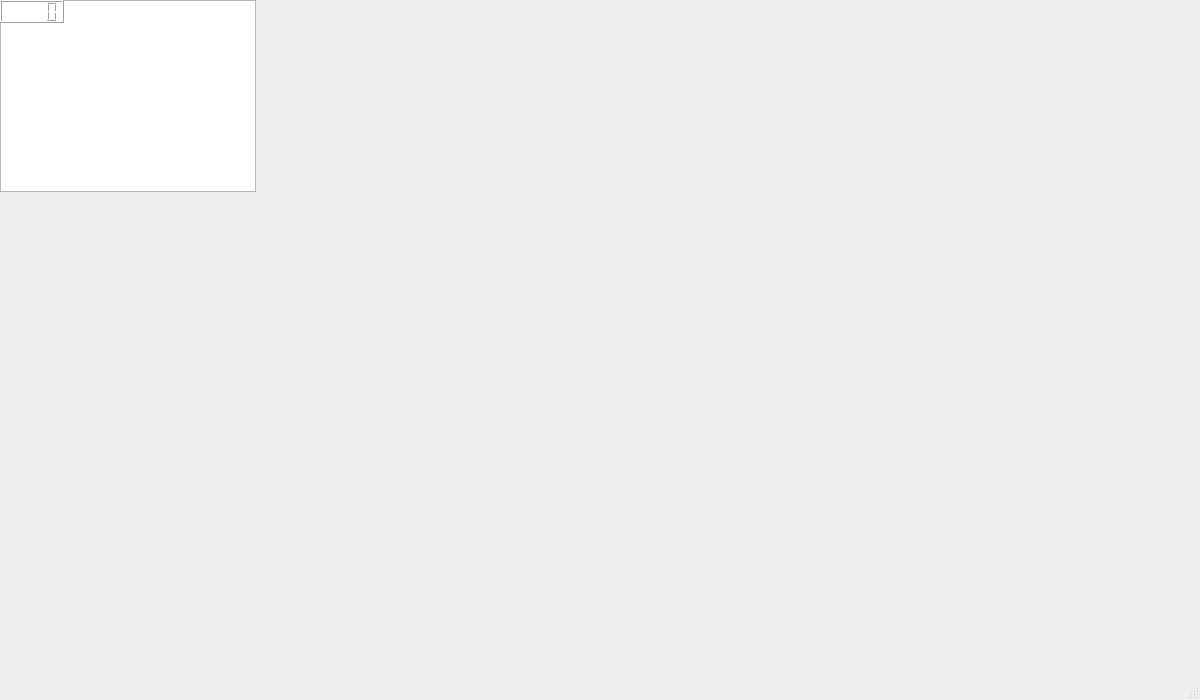
<?xml version="1.0" encoding="UTF-8"?>
<!-- NOTE: This .ui file is kept for reference only. The runtime layout in
     ui_generated.py uses QVBoxLayout/QHBoxLayout and diverges from this file.
     Do NOT regenerate ui_generated.py with pyuic6 without reapplying layout changes. -->
<ui version="4.0">
 <class>ThinkSeedDemo</class>
 <widget class="QMainWindow" name="ThinkSeedDemo">
  <property name="geometry">
   <rect>
    <x>0</x>
    <y>0</y>
    <width>1200</width>
    <height>700</height>
   </rect>
  </property>
  <property name="windowTitle">
   <string>ThinkSeed CPD Demo</string>
  </property>
  <widget class="QWidget" name="centralwidget">
   <widget class="QLabel" name="label">
    <property name="text">
     <string/>
    </property>
    <property name="pixmap">
     <pixmap>resources/car_empty.png</pixmap>
    </property>
    <property name="scaledContents">
     <bool>true</bool>
    </property>
   </widget>
   <widget class="QLabel" name="label_2">
    <property name="text">
     <string/>
    </property>
    <property name="pixmap">
     <pixmap>resources/tss_logo.webp</pixmap>
    </property>
    <property name="scaledContents">
     <bool>true</bool>
    </property>
   </widget>
   <widget class="QPushButton" name="LockButton">
    <property name="font">
     <font>
      <pointsize>11</pointsize>
      <weight>75</weight>
      <bold>true</bold>
     </font>
    </property>
    <property name="text">
     <string>🔓 Door Unlocked</string>
    </property>
   </widget>
   <widget class="QTextBrowser" name="alertBox">
    <property name="font">
     <font>
      <pointsize>14</pointsize>
      <weight>75</weight>
      <bold>true</bold>
     </font>
    </property>
    <property name="autoFillBackground">
     <bool>false</bool>
    </property>
    <property name="frameShadow">
     <enum>QFrame::Plain</enum>
    </property>
    <property name="acceptRichText">
     <bool>true</bool>
    </property>
   </widget>
   <widget class="QLabel" name="header">
    <property name="font">
     <font>
      <pointsize>16</pointsize>
      <weight>75</weight>
      <bold>true</bold>
     </font>
    </property>
    <property name="text">
     <string>ThinkSeed CPD Demo</string>
    </property>
    <property name="alignment">
     <set>Qt::AlignCenter</set>
    </property>
   </widget>
   <widget class="QWidget" name="plotWidget" native="true">
    <property name="cursor">
     <cursorShape>PointingHandCursor</cursorShape>
    </property>
   </widget>
   <widget class="QTextBrowser" name="child_val">
    <property name="font">
     <font>
      <pointsize>14</pointsize>
      <weight>75</weight>
      <bold>true</bold>
     </font>
    </property>
    <property name="autoFillBackground">
     <bool>false</bool>
    </property>
    <property name="frameShadow">
     <enum>QFrame::Plain</enum>
    </property>
    <property name="acceptRichText">
     <bool>true</bool>
    </property>
   </widget>
   <widget class="QLCDNumber" name="cpdTimer">
    <property name="font">
     <font>
      <pointsize>10</pointsize>
      <weight>75</weight>
      <bold>true</bold>
     </font>
    </property>
    <property name="acceptDrops">
     <bool>true</bool>
    </property>
   </widget>
  </widget>
  <widget class="QMenuBar" name="menubar"/>
  <widget class="QStatusBar" name="statusbar"/>
 </widget>
 <resources/>
 <connections/>
</ui>
